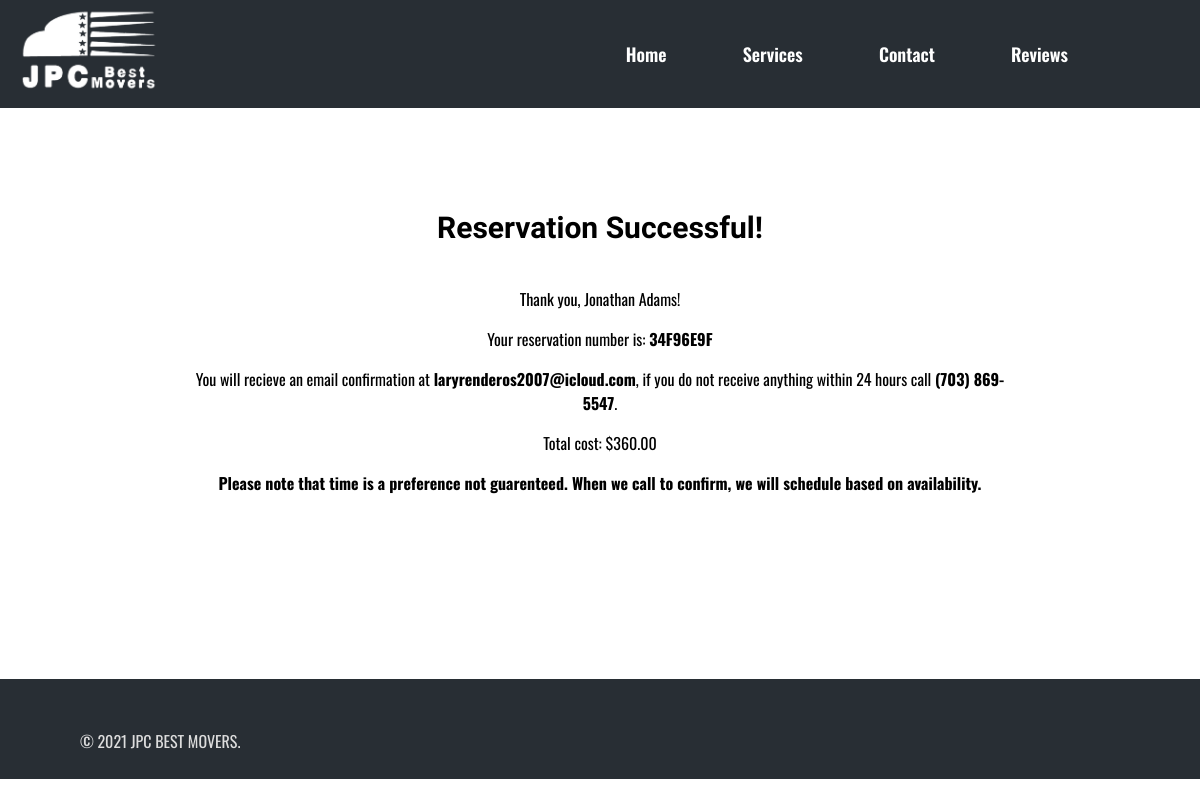
/reservation_success/34F96E9F/, run on the app's committed database.
### moving/models.py (models this page shows, shortened)
class Reservation(models.Model):
    reservation_number = models.CharField(
        max_length=8,
        unique=True,
        default= generate_reservation_number,
        editable=False
    )
    customer_name = models.CharField(max_length=100)
    customer_email = models.EmailField()
    customer_phone = models.CharField(max_length=20)
    move_datetime = models.DateTimeField()
    origin_address = models.CharField(max_length=255)
    destination_address = models.CharField(max_length=255, blank=True, null=True)
    created_at = models.DateTimeField(auto_now_add=True)
    is_canceled = models.BooleanField(default=False)
    service = models.ForeignKey('Service', on_delete=models.CASCADE)
    workers = models.IntegerField(choices=[(1, '1'), (2, '2'), (3, '3')])
    hours = models.IntegerField(choices=[(i, str(i)) for i in range(1, 13)])
    def total_cost(self):
        return self.service.base_price_per_hour * Decimal(self.workers) * Decimal(self.hours)

### moving/views.py (the view)
# urls.py: path('reservation_success/<str:reservation_number>/', views.reservation_success, name='reservation_success'),
def reservation_success(request, reservation_number):
    reservation = get_object_or_404(Reservation, reservation_number=reservation_number)
    total = reservation.total_cost()
    return render(request, 'reservation_success.html', {'reservation': reservation, 'total': total})

### moving/templates/moving/reservation_success.html
{% extends 'base.html' %}
{% load static %}
{% block content %}
<main class="central">
<h2>Reservation Successful!</h2>
<p>Thank you, {{ reservation.customer_name }}!</p>
<p>Your reservation number is: <strong>{{ reservation.reservation_number }}</strong></p>
<p>You will recieve an email confirmation at <strong>{{ reservation.customer_email }}</strong>, if you do not receive anything within 24 hours call <strong>(703) 869-5547</strong>.</p>
<p>Total cost: ${{ total }}</p>
<p><strong>Please note that time is a preference not guarenteed. When we call to confirm, we will schedule based on availability.</strong></p>
</main>
{% endblock %}

### static/base.css (style rules this page uses)
body, html { font-family: 'Oswald', sans-serif; margin: 0; height: 100%; }
main { background-color: white; }
.central { padding: 14vw 14vw; }
h1, h2, h3, h4, h5, h6, p { font-weight: 400; line-height: 1.5; color: rgb(0, 0, 0); text-align: center; padding: 0 1vw; }
h2 { font-size: 2.5vw; font-weight: 600; padding: 1vw; font-family: "Arimo", sans-serif; }

### data on the page
Reservation: customer_name "Jonathan Adams", reservation_number "34F96E9F", customer_email "laryrenderos2007@icloud.com"

### other printed values
{{ total }} "360.00"
